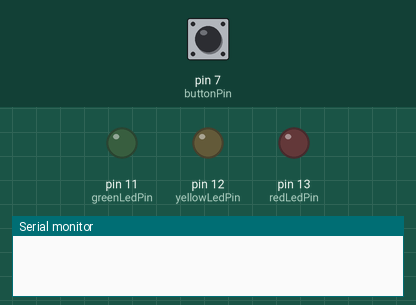
This sketch was run on a simulated Arduino Uno, built with avr-gcc and run on an emulated ATmega328P. Parts: output pins drawn as LEDs (lit = HIGH), the last lines printed to the serial monitor. The inputs (shaded band) are chosen by the test bench; at power-on: pin 7 (buttonPin) LOW.

Above: at 1.2 s.
1.3 s: pin 7 (buttonPin) pulled HIGH for 1 s
At 2.6 s:
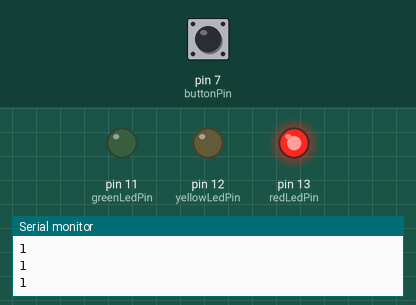
3.8 s: pin 7 (buttonPin) pulled HIGH for 0.15 s
At 5.0 s:
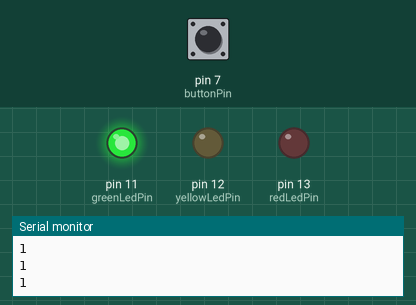
5.4 s: pin 7 (buttonPin) pulled HIGH for 3.2 s
At 9.8 s:
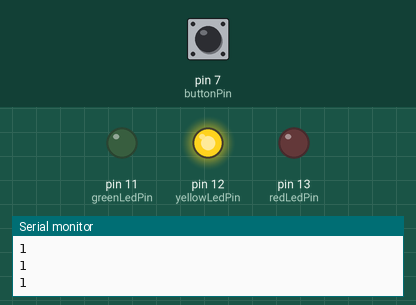
Timing chart, 0 to 11.3 s (numbered marks = the images above; inputs shaded):
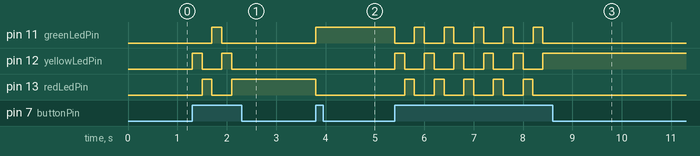

The sketch:

armband.ino
```cpp
int buttonPin = 7;
int redLedPin =  13;
int yellowLedPin =  12;
int greenLedPin =  11;
int buttonState = 0;
int prevButtonState = 0;
int ledId = 0;

// the setup function runs once when you press reset or power the board
void setup() {
  pinMode(buttonPin, INPUT);
  pinMode(redLedPin, OUTPUT);
  pinMode(yellowLedPin, OUTPUT);
  pinMode(greenLedPin, OUTPUT);

  Serial.begin(9600);
}

// the loop function runs over and over again forever
void loop() {
  buttonState = digitalRead(buttonPin);

  if (buttonState != prevButtonState && buttonState == HIGH) {
    if (ledId == 2) {
      ledId = 0;
    }
    else {
      ledId++;
    }

    digitalWrite(redLedPin, LOW);
    digitalWrite(yellowLedPin, LOW);
    digitalWrite(greenLedPin, LOW);
    Serial.println(buttonState);
    if (ledId == 0) {
      digitalWrite(greenLedPin, HIGH);
    }
    if (ledId == 1) {
      digitalWrite(yellowLedPin, HIGH);
    }
    if (ledId == 2) {
      digitalWrite(redLedPin, HIGH);
    }
    delay(200);
  }
  prevButtonState == buttonState;

//  digitalWrite(redLedPin, LOW);
//  digitalWrite(greenLedPin, LOW);
//  if (buttonState == HIGH) {
//    digitalWrite(redLedPin, HIGH);
//  }
//  else {
//    digitalWrite(greenLedPin, HIGH);
//  }


}
```

Measured:
- after the input at 1.3 s, pin 11 (greenLedPin): LOW → HIGH after 0.40 s, → LOW 0.20 s later; pin 12 (yellowLedPin): alternates HIGH for 0.20 s and LOW for 0.40 s, 4 changes in all, then stays LOW, starting at once; pin 13 (redLedPin): LOW → HIGH after 0.20 s, → LOW 0.20 s later, → HIGH 0.40 s later
- after the input at 3.8 s, pin 11 (greenLedPin): LOW → HIGH at once; pin 13 (redLedPin): HIGH → LOW at once
- after the input at 5.4 s, pin 11 (greenLedPin): alternates HIGH for 0.20 s and LOW for 0.40 s, 11 changes in all, then stays LOW, starting at once; pin 12 (yellowLedPin): alternates HIGH for 0.20 s and LOW for 0.40 s, 11 changes in all, then stays HIGH, starting at once
